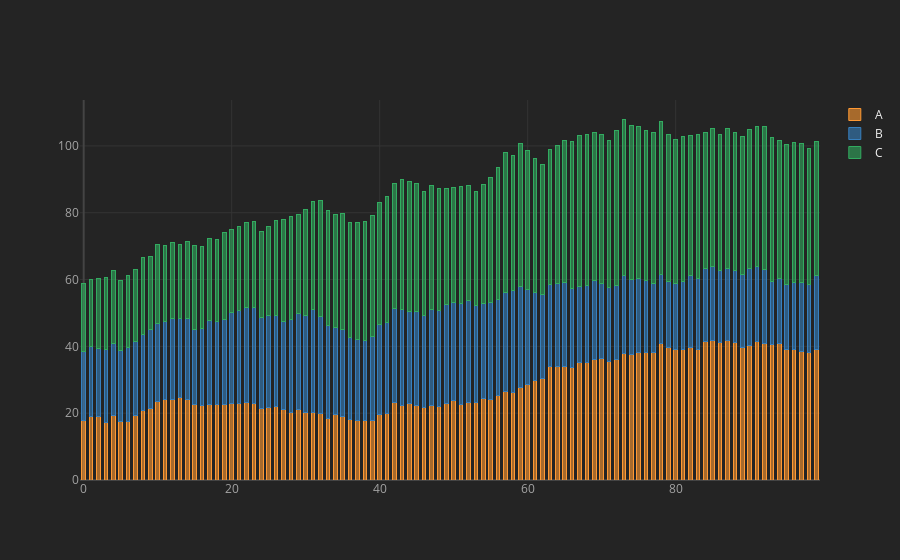

Write notebook code for a chart like this one.
### Code cell
df.iplot(kind ='bar', bargap = 0.5, barmode = 'stack')
